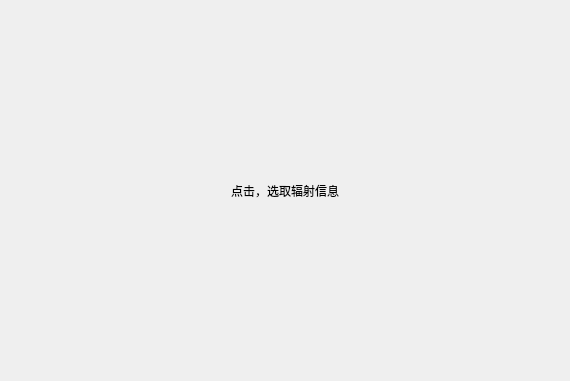
<?xml version="1.0" encoding="UTF-8"?>
<ui version="4.0">
 <class>Widget</class>
 <widget class="QWidget" name="Widget">
  <property name="geometry">
   <rect>
    <x>0</x>
    <y>0</y>
    <width>570</width>
    <height>381</height>
   </rect>
  </property>
  <property name="windowTitle">
   <string>Widget</string>
  </property>
  <layout class="QGridLayout" name="gridLayout">
   <item row="0" column="0">
    <widget class="myLabel" name="label">
     <property name="text">
      <string>点击，选取辐射信息</string>
     </property>
     <property name="alignment">
      <set>Qt::AlignCenter</set>
     </property>
     <property name="buddy">
      <cstring>label</cstring>
     </property>
    </widget>
   </item>
  </layout>
 </widget>
 <layoutdefault spacing="6" margin="11"/>
 <customwidgets>
  <customwidget>
   <class>myLabel</class>
   <extends>QLabel</extends>
   <header>mylabel.h</header>
  </customwidget>
 </customwidgets>
 <resources/>
 <connections/>
</ui>
